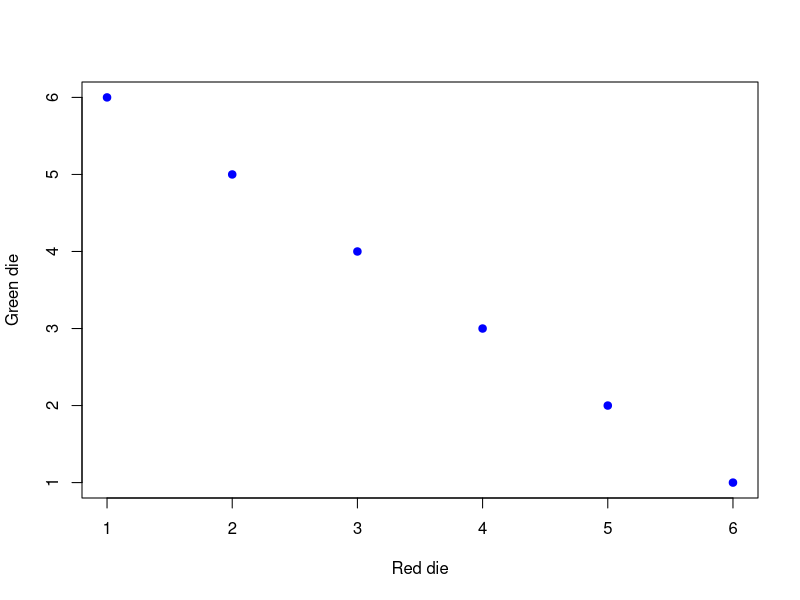

The R script that drew this image:
# page number=24

red_dice <- 6
green_dice <- 6
dice_combinations <- expand.grid(red_die = 1:red_dice, green_die = 1:green_dice)
valid_combinations <- subset(dice_combinations, red_die + green_die == 7)
x_coord <- valid_combinations$red_die
y_coord <- valid_combinations$green_die
cat(paste("(", x_coord, ",", y_coord, ")", sep = "", collapse = ","))


plot(x_coord, y_coord, col = "blue", pch = 19, xlab = "Red die", ylab = "Green die")
